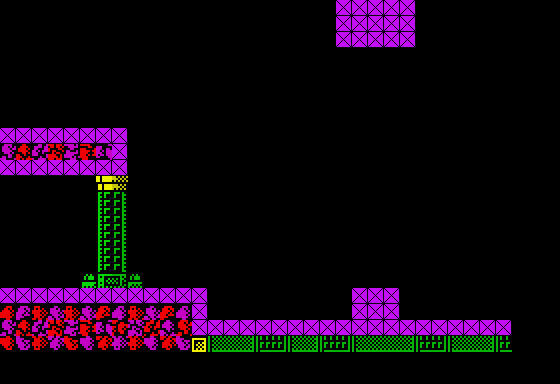

A 2D game scene composited from a Tiled map and its tileset images. What follows is a short description and the map's XML, with each tile layer's data collapsed to a summary:
An orthogonal 35x24 tile map with 16x16 px tiles, 4 tile layers (Stars, Tile Layer 1, Tile Layer 2, Collision), 32 tilesets and 7 objects (2x ship_fire, piston, vitorc, turret, beam, ...).

<map version="1.0" orientation="orthogonal" width="35" height="24" tilewidth="16" tileheight="16">
 <properties>
  <property name="background_color" value="#000000" />
  <property name="nextLevel" value="L02S16" />
 </properties>
 <tileset firstgid="1" name="tiles" tilewidth="16" tileheight="16">
  <image source="../images/tiles.gif" width="240" height="512" />
 </tileset>
 <tileset firstgid="481" name="metatiles" tilewidth="16" tileheight="16">
  <image source="../images/metatiles.gif" width="128" height="16" />
  <tile id="0">
   <properties>
    <property name="type" value="solid" />
   </properties>
  </tile>
 </tileset>
 <tileset firstgid="489" name="ship" tilewidth="176" tileheight="128">
  <image source="../images/ship.gif" width="176" height="128" />
 </tileset>
 <tileset firstgid="490" name="ship_fire" tilewidth="16" tileheight="32">
  <image source="../images/ship_fire.gif" width="48" height="128" />
 </tileset>
 <tileset firstgid="502" name="light" tilewidth="16" tileheight="16">
  <image source="../images/light.gif" width="128" height="32" />
 </tileset>
 <tileset firstgid="518" name="vitorc" tilewidth="48" tileheight="64">
  <image source="../images/vitorc.gif" width="528" height="64" />
 </tileset>
 <tileset firstgid="529" name="turret" tilewidth="96" tileheight="80">
  <image source="../images/turret.gif" width="96" height="80" />
 </tileset>
 <tileset firstgid="530" name="cocoon" tilewidth="80" tileheight="128">
  <image source="../images/cocoon.gif" width="80" height="128" />
 </tileset>
 <tileset firstgid="531" name="radar" tilewidth="80" tileheight="128">
  <image source="../images/radar.gif" width="80" height="128" />
 </tileset>
 <tileset firstgid="532" name="rocket" tilewidth="64" tileheight="96">
  <image source="../images/rocket.gif" width="64" height="96" />
 </tileset>
 <tileset firstgid="533" name="grenade_pack" tilewidth="32" tileheight="32">
  <image source="../images/grenade_pack.gif" width="32" height="32" />
 </tileset>
 <tileset firstgid="534" name="teleport" tilewidth="64" tileheight="96">
  <image source="../images/teleport.gif" width="512" height="96" />
 </tileset>
 <tileset firstgid="542" name="piston" tilewidth="48" tileheight="64">
  <image source="../images/piston.gif" width="48" height="64" />
 </tileset>
 <tileset firstgid="543" name="bubble" tilewidth="32" tileheight="32">
  <image source="../images/bubble.gif" width="96" height="192" />
 </tileset>
 <tileset firstgid="561" name="rocks" tilewidth="16" tileheight="16">
  <image source="../images/rocks.gif" width="512" height="48" />
 </tileset>
 <tileset firstgid="657" name="incubator" tilewidth="64" tileheight="96">
  <image source="../images/incubator.gif" width="64" height="96" />
 </tileset>
 <tileset firstgid="658" name="ammo_pack" tilewidth="32" tileheight="32">
  <image source="../images/ammo_pack.gif" width="32" height="32" />
 </tileset>
 <tileset firstgid="659" name="double_launcher" tilewidth="64" tileheight="48">
  <image source="../images/double_launcher.gif" width="64" height="48" />
 </tileset>
 <tileset firstgid="660" name="mine" tilewidth="32" tileheight="16">
  <image source="../images/mine.gif" width="32" height="16" />
 </tileset>
 <tileset firstgid="661" name="missile_guidance" tilewidth="64" tileheight="64">
  <image source="../images/missile_guidance.gif" width="64" height="64" />
 </tileset>
 <tileset firstgid="662" name="gate" tilewidth="16" tileheight="16">
  <image source="../images/gate.gif" width="176" height="144" />
 </tileset>
 <tileset firstgid="761" name="interceptor" tilewidth="32" tileheight="32">
  <image source="../images/interceptor.gif" width="96" height="192" />
 </tileset>
 <tileset firstgid="779" name="jellyfish" tilewidth="32" tileheight="32">
  <image source="../images/jellyfish.gif" width="96" height="192" />
 </tileset>
 <tileset firstgid="797" name="egg" tilewidth="16" tileheight="16">
  <image source="../images/egg.png" width="32" height="16" />
 </tileset>
 <tileset firstgid="799" name="waggon" tilewidth="64" tileheight="80">
  <image source="../images/waggon.gif" width="64" height="80" />
 </tileset>
 <tileset firstgid="800" name="combined_launcher_top" tilewidth="80" tileheight="32">
  <image source="../images/combined_launcher_top.gif" width="80" height="32" />
 </tileset>
 <tileset firstgid="801" name="combined_launcher_bottom" tilewidth="96" tileheight="32">
  <image source="../images/combined_launcher_bottom.gif" width="96" height="32" />
 </tileset>
 <tileset firstgid="802" name="square_light" tilewidth="16" tileheight="16">
  <image source="../images/square_light.gif" width="128" height="16" />
 </tileset>
 <tileset firstgid="810" name="discharge" tilewidth="64" tileheight="32">
  <image source="../images/discharge.gif" width="320" height="256" />
 </tileset>
 <tileset firstgid="850" name="fungus" tilewidth="48" tileheight="64">
  <image source="../images/fungus.gif" width="48" height="64" />
 </tileset>
 <tileset firstgid="851" name="louse" tilewidth="32" tileheight="32">
  <image source="../images/louse.gif" width="96" height="192" />
 </tileset>
 <tileset firstgid="869" name="beam" tilewidth="16" tileheight="256">
  <image source="../images/beam.gif" width="128" height="256" />
 </tileset>
 <layer name="Stars" width="35" height="24">
  <data>[840 cells, 0 non-empty, 0 distinct tile ids]</data>
 </layer>
 <objectgroup name="Object Layer 3" width="35" height="24">
  <object name="piston" gid="542" x="464" y="320" />
 </objectgroup>
 <layer name="Tile Layer 1" width="35" height="24">
  <data>[840 cells, 64 non-empty, 1 distinct tile ids]</data>
 </layer>
 <objectgroup color="#a41e0c" name="Object Layer 1" width="35" height="24">
  <object name="vitorc" gid="518" x="0" y="128" />
  <object name="turret" gid="529" x="48" y="128" />
  <object name="ship_fire" gid="494" x="400" y="80" />
  <object name="ship_fire" gid="494" x="336" y="80" />
  <object name="beam" gid="869" x="368" y="288" />
  <object name="bubble_creator" gid="543" x="512" y="64" />
 </objectgroup>
 <objectgroup name="Object Layer 2" width="35" height="24" />
 <layer name="Tile Layer 2" width="35" height="24">
  <data>[840 cells, 151 non-empty, 86 distinct tile ids]</data>
 </layer>
 <objectgroup name="Object Layer 4" width="35" height="24" />
 <layer name="Collision" width="35" height="24">
  <data>[840 cells, 72 non-empty, 1 distinct tile ids]</data>
 </layer>
</map>
